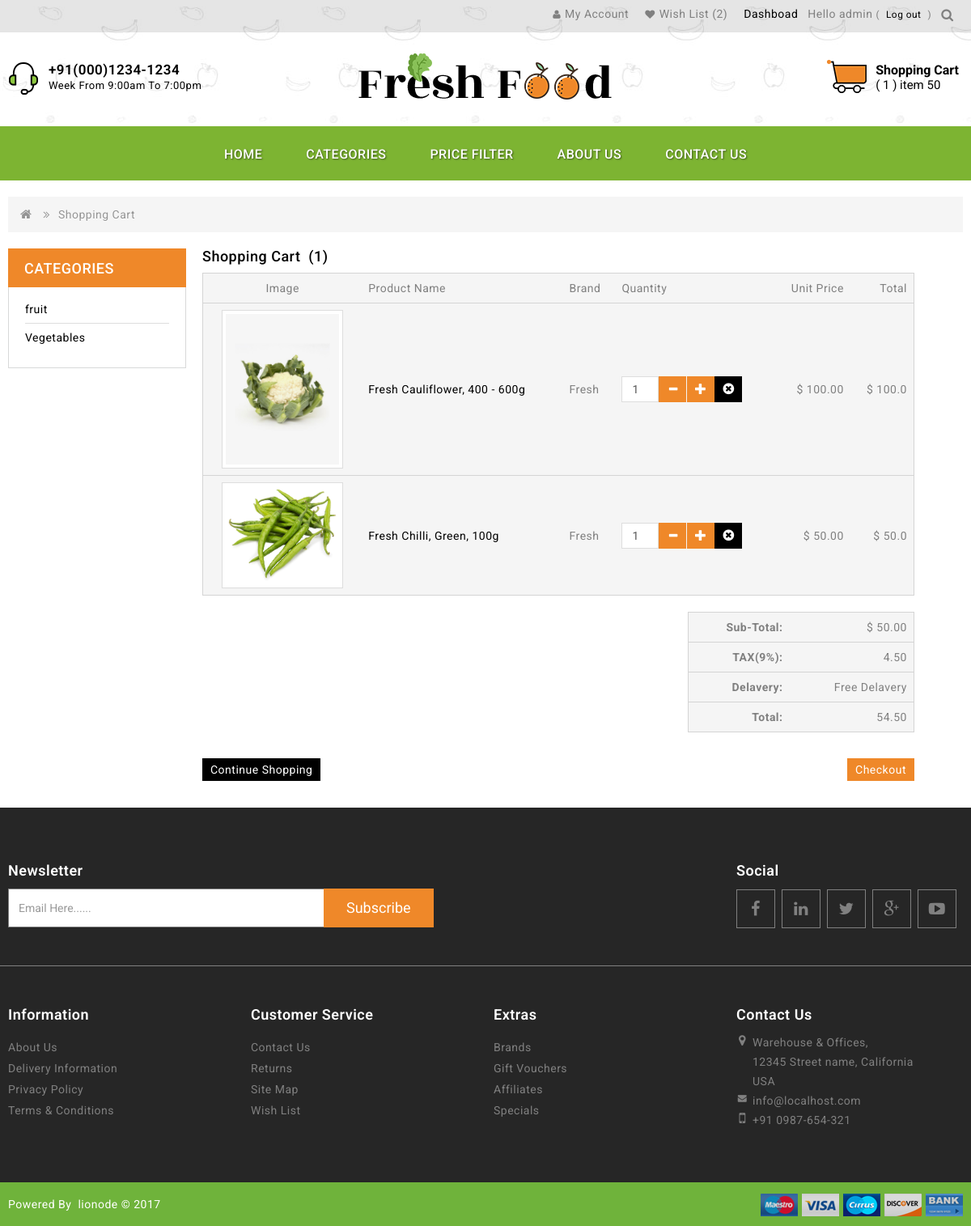
Screenshot of /cart/ (signed in) with the database file from the repository.
### blog/models.py (models this page shows, shortened)
class User(AbstractUser):
    first_name = models.CharField(max_length=30)
    last_name = models.CharField(max_length=30)
    email = models.EmailField(unique=True, null=False )
    username = models.CharField(max_length=30, unique=False)
    is_active = models.BooleanField( default=True)
    date_joined = models.DateTimeField(default=timezone.now)
    seller = models.BooleanField(default=False)
    USERNAME_FIELD = 'email'
    REQUIRED_FIELDS = ['username']

class Order(models.Model):
    orderitems  = models.ManyToManyField(Cart)
    user = models.ForeignKey(User, on_delete=models.CASCADE)
    ordered = models.BooleanField(default=False)
    created = models.DateTimeField(auto_now_add=True)
    paymentId = models.CharField(max_length=200, blank=True , null=True)
    orderId = models.CharField(max_length=200, blank=True, null=True)
    def get_totals(self):
        total = 0
        for order_item in self.orderitems.all():
            total += order_item.get_total()
        return total
    def get_delivery(self):
        for p in self.orderitems.all():
            d= p.quantity * p.item.delivery_charges
            return d
    def get_percentage(self):
        p = self.get_totals()*0.09
        return p
    def all_total(self):
        if self.get_delivery() >= 500 :
            return self.get_percentage()+self.get_totals()
        else :
            return self.get_percentage()+self.get_totals()+self.get_delivery()

class Cart(models.Model):
    user = models.ForeignKey(User, on_delete=models.CASCADE)
    item = models.ForeignKey(Product, on_delete=models.CASCADE)
    quantity = models.IntegerField(default=1)
    created = models.DateTimeField(auto_now_add=True)
    purchased = models.BooleanField(default=False)
    def get_total(self):
        total = self.item.price * self.quantity
        floattotal = float("{0:.2f}".format(total))
        return floattotal

class Product(models.Model):
    category = models.ForeignKey(subcategory, related_name='products', on_delete=models.CASCADE)
    name = models.CharField(max_length=100)
    slug = models.SlugField(max_length=100)
    description = RichTextUploadingField(blank=True)
    price = models.DecimalField(max_digits=10, decimal_places=2)
    available = models.BooleanField(default=True)
    stock = models.PositiveIntegerField()
    image = models.ImageField( upload_to='images/')
    created_at = models.DateTimeField(auto_now_add=True)
    updated_at = models.DateTimeField(auto_now=True)
    old_price = models.DecimalField(max_digits=10, decimal_places=2, null=True)
    brand_name = models.CharField(max_length=25, null=True)
    author = models.ForeignKey(User, on_delete=models.CASCADE)
    published = models.BooleanField(default=1)
    delivery_charges = models.PositiveIntegerField(default=0,blank=True)
    class Meta:
        ordering = ('name', )
        index_together = (('id', 'slug'),)
    def __str__(self):
        return self.name

class subcategory(models.Model):
    name = models.CharField(max_length=50, unique=True)
    slug = models.SlugField()

### blog/views.py (the view)
# urls.py: path('cart/', views.Cart_view, name='cart'),
@login_required
def Cart_view(request):
    user = request.user
    carts = Cart.objects.filter(user=user, purchased=False)
    orders = Order.objects.filter(user=user, ordered=False)
    if carts.exists():
        if orders.exists():
            order = orders[0]
            return render(request, 'blog/cart.html', {"carts": carts,
                                                        'order': order
                                                        })
        else:
            messages.warning(request, "You do not have any item in your Cart")
            return redirect("product")
    else:
        messages.warning(request, "You do not have any item in your Cart")
        return redirect("product")
    return render(request,'blog/cart.html',{'carts':carts})

### templates/blog/cart.html (shortened to what this page needs)
{% extends 'blog/base.html' %}
{% load cart_tag %}
{% block content %}
<div class="container">
  <ul class="breadcrumb">
    <li><a href="{% url 'product' %}"><i class="fa fa-home"></i></a></li>
    <li><a href="{% url 'cart' %}">Shopping Cart</a></li>
  </ul>
  <div class="row">
    <div id="column-left" class="col-sm-3 hidden-xs column-left">
      <div class="column-block">
        <div class="column-block">
          <div class="columnblock-title">Categories</div>
          <div class="category_block">
            <ul class="box-category treeview-list treeview">
            {% subcategory_list as dhar %}
            {% for p in dhar %}
            <li><a href="{% url 'order_cat' p.pk %}">{{p.name}}</a></li>
            {% endfor %}
            </ul>
          </div>
        </div>
      </div>
    </div>
    <div class="col-sm-9" id="content">
      <h1>Shopping Cart                &nbsp;({{request.user|cart_item_count }}) </h1>
      <form enctype="multipart/form-data" method="post" action="#">{% csrf_token %}
        <div class="table-responsive">
          <table class="table table-bordered">
            <thead>
              <tr>
                <td class="text-center">Image</td>
                <td class="text-left">Product Name</td>
                <td class="text-left">Brand</td>
                <td class="text-left">Quantity</td>
                <td class="text-right">Unit Price</td>
                <td class="text-right">Total</td>
              </tr>
            </thead>
            <tbody>
              {% for p in carts %}
              <tr>
                <td class="text-center"><a href="{% url 'product_detail' p.item.pk %}"><img height="150" width="150" class="img-thumbnail" title="women's clothing" alt="women's clothing" src="/media/{{p.item.image}}"></a></td>
                <td class="text-left"><a href="{% url 'product_detail' p.item.pk %}">{{p.item}}</a></td>
                <td class="text-left">{{p.item.brand_name}}</td>
                <td ><div style="max-width: 200px;" class="input-group btn-block">
                    <input type="text" class="form-control quantity " size="1" value={{p.quantity}} name="quantity">
                    <span class="input-group-btn">
                    <a href="{% url 'decreaseCart' p.item.pk %}"><button class="btn btn-primary" title="" data-toggle="tooltip" type="button" data-original-title="Update"><i class="glyphicon glyphicon-minus"></i></button></a>
                    <a href="{% url 'add_to_cart' p.item.pk %}"><button class="btn btn-primary" title="" data-toggle="tooltip" type="button" data-original-title="Update"><i class="glyphicon glyphicon-plus"></i></button></a>
                    <a href="{% url 'delete_cart' p.item.pk %}"><button  class="btn btn-danger" title="" data-toggle="tooltip" type="button" data-original-title="Remove"><i class="fa fa-times-circle"></i></button></a>
                    </span>
                  </div>
                </td>
                <td class="text-right">$ {{p.item.price}}</td>
                <td class="text-right">$ {{p.get_total}}</td>
              </tr>
              {% endfor %}
            </tbody>
          </table>
        </div>
      </form>
      <div class="row">
        <div class="col-sm-4 col-sm-offset-8">
          <table class="table table-bordered">
            <tbody>
              <tr>
                <td class="text-right"><strong>Sub-Total:</strong></td>
                <td class="text-right">$ {{ order.get_totals| floatformat:2 }}</td>
              </tr>
              <tr>
                <td class="text-right"><strong>TAX(9%):</strong></td>
                <td class="text-right">{{ order.get_percentage| floatformat:2 }}</td>
              </tr>
              <tr>
                <td class="text-right"><strong>Delavery:</strong></td>
                {% if order.get_delivery >= 500 %}
                <td class="text-right">Free Delavery</td>
                {% elif order.get_delivery == 0 %}
                <td class="text-right">Free Delavery</td>
                {% else %}
                <td class="text-right">{{ order.get_delivery|floatformat:2  }}</td>{% endif %}
              </tr>
              <tr>
                <td class="text-right"><strong>Total:</strong></td>
                <td class="text-right">{{ order.all_total| floatformat:2  }}</td>
              </tr>
            </tbody>
          </table>
        </div>
      </div>
      <div class="buttons">
        <div class="pull-left"><a class="btn btn-default" href="/">Continue Shopping</a></div>
        <div class="pull-right"><a class="btn btn-primary" href="{% url 'checkout' %}">Checkout</a></div>
      </div>
    </div>
  </div>
</div>
{% endblock %}

### templates/blog/base.html (shortened to what this page needs)
{% load static %}
{% load cart_tag %}
<!DOCTYPE html>
<html lang="en">
<head>
<link href="{% static 'bootstrap/css/bootstrap.min.css' %}" rel="stylesheet" media="screen" />
<link href="{% static 'font-awesome/css/font-awesome.min.css' %}" rel="stylesheet" type="text/css" />
<link href="{% static 'css/stylesheet.css' %}" rel="stylesheet">
<link href="{% static 'css/responsive.css' %}" rel="stylesheet">
<link href="{% static 'owl-carousel/owl.carousel.css' %}" type="text/css" rel="stylesheet" media="screen" />
<link href="{% static 'owl-carousel/owl.transitions.css' %}" type="text/css" rel="stylesheet" media="screen" />
</head>
<body>
<header>
  <div class="header-top">
    <div class="container">
      <div class="row">
        <div class="col-sm-12">
          <div class="top-right pull-right">
            <div id="top-links" class="nav pull-right">
              <ul class="list-inline">
                {% if user.is_authenticated %}
                <li class="dropdown"><a href="#" title="My Account" class="dropdown-toggle" data-toggle="dropdown"> <i class="fa fa-user"></i><span>My Account</span> </a>
                  {% endif %}
                </li>
                <li><a href="{% url 'wish_list' %}" id="wishlist-total" title="Wish List (0)"><i class="fa fa-heart"></i><span>Wish List</span><span> ({{request.user|wish_count}})</span></a></li>
                {% if request.user.seller %}
                <li class="top-menu"><a href="{% url 'product_list' %}">Dashboad</a></li>
                {% endif %}
                <li>
                {% if user.is_authenticated %}
                  <p class="top-menu">Hello {{ user.username }} <small>(<a href="{% url 'logout' %}">Log out</a>)</small></p>
                  {% else %}
                  <p class="top-menu"><small>(<a href="{% url 'login' %}">Login</a>)</small></p>
                  {% endif %}
                  </li>
              </ul>
              <div class="search-box">
                <form method="GET" action="{% url 'search' %}">
                          <button class="search-btn"><i class="fa fa-search"></i></button>
                          </form>
                        </div>
            </div>
          </div>
        </div>
      </div>
    </div>
  </div>
  <div class="container">
    <div class="header-inner">
      <div class="col-sm-4 col-xs-6 header-left">
        <div class="shipping">
          <div class="shipping-img"></div>
          <div class="shipping-text">+91(000)1234-1234<span class="shipping-detail">Week From 9:00am To 7:00pm</span></div>
        </div>
      </div>
      <div class="col-sm-4 col-xs-12 header-middle">
        <div class="header-middle-top">
          <div id="logo"> <a href="{% url 'product' %}"><img src="/static/image/logo.png" title="E-Commerce" alt="E-Commerce" class="img-responsive" /></a> </div>
        </div>
      </div>
      <div class="col-sm-4 col-xs-12 header-right">
        <div id="cart" class="btn-group btn-block">
          <button type="button" class="btn btn-inverse btn-block btn-lg dropdown-toggle cart-dropdown-button"> <span id="cart-total"><span class="cart-title"><a href="{% url 'cart' %} ">Shopping Cart</a></span><br>
          {% if request.user.is_authenticated %}
          ( {{ request.user|cart_item_count }} )
          {% else %}
          ( 0 )
          {% endif %}
        item
         {{ request.user|cash_total|floatformat:0 }}
           </span> </button>
        </div>
      </div>
    </div>
  </div>
</header>
<nav id="menu" class="navbar">
  <div class="nav-inner container">
    <div class="navbar-collapse">
      <ul class="main-navigation">
        <li><a href="{% url 'product' %}"   class="parent"  >Home</a> </li>
        <li><a href="#" class="active parent">Categories</a>
            {% subcategory_list as dhar %}
        </li>
         <li><a href="#" class="active parent">price filter</a>
        </li>
        <li><a href="#"   class="parent"  >About Us</a> </li>
        <li><a href="{% url 'contact' %}"   class="parent"  >Contact Us</a> </li>
      </ul>
    </div>
  </div>
</nav>
{% block content %}
{% endblock %}
<footer>
  <div class="container">
    <div class="row">
      <div class="footer-top-cms">
        <div class="col-sm-7">
          <div class="newslatter">
            <form>
              <h5>Newsletter</h5>
              <div class="input-group">
                <input type="text" class=" form-control" placeholder="Email Here......">
                <button type="submit" value="Sign up" class="btn btn-large btn-primary">Subscribe</button>
              </div>
            </form>
          </div>
        </div>
        <div class="col-sm-5">
          <div class="footer-social">
            <h5>Social</h5>
            <ul>
              <li class="facebook"><a href="#"><i class="fa fa-facebook"></i></a></li>
              <li class="linkedin"><a href="#"><i class="fa fa-linkedin"></i></a></li>
              <li class="twitter"><a href="#"><i class="fa fa-twitter"></i></a></li>
              <li class="gplus"><a href="#"><i class="fa fa-google-plus"></i></a></li>
              <li class="youtube"><a href="#"><i class="fa fa-youtube-play"></i></a></li>
            </ul>
          </div>
        </div>
      </div>
    </div>
    <div class="row">
      <div class="col-sm-3 footer-block">
        <h5 class="footer-title">Information</h5>
        <ul class="list-unstyled ul-wrapper">
          <li><a href="about-us.html">About Us</a></li>
          <li><a href="checkout.html">Delivery Information</a></li>
          <li><a href="#">Privacy Policy</a></li>
          <li><a href="#">Terms &amp; Conditions</a></li>
        </ul>
      </div>
      <div class="col-sm-3 footer-block">
        <h5 class="footer-title">Customer Service</h5>
        <ul class="list-unstyled ul-wrapper">
          <li><a href="contact.html">Contact Us</a></li>
          <li><a href="#">Returns</a></li>
          <li><a href="#">Site Map</a></li>
          <li><a href="#">Wish List</a></li>
        </ul>
      </div>
      <div class="col-sm-3 footer-block">
        <h5 class="footer-title">Extras</h5>
        <ul class="list-unstyled ul-wrapper">
          <li><a href="#">Brands</a></li>
          <li><a href="gift.html">Gift Vouchers</a></li>
          <li><a href="affiliate.html">Affiliates</a></li>
          <li><a href="#">Specials</a></li>
        </ul>
      </div>
      <div class="col-sm-3 footer-block">
        <div class="content_footercms_right">
          <div class="footer-contact">
            <h5 class="contact-title footer-title">Contact Us</h5>
            <ul class="ul-wrapper">
              <li><i class="fa fa-map-marker"></i><span class="location2"> Warehouse & Offices,<br>
                12345 Street name, California<br>
                USA</span></li>
              <li><i class="fa fa-envelope"></i><span class="mail2"><a href="#">info@localhost.com</a></span></li>
              <li><i class="fa fa-mobile"></i><span class="phone2">+91 0987-654-321</span></li>
            </ul>
          </div>
        </div>
      </div>
    </div>
  </div>
  <a id="scrollup">Scroll</a> </footer>
<div class="footer-bottom">
  <div class="container">
    <div class="copyright">Powered By &nbsp;<a class="yourstore" href="http://www.lionode.com/">lionode &copy; 2017 </a> </div>
    <div class="footer-bottom-cms">
      <div class="footer-payment">
        <ul>
          <li class="mastero"><a href="#"><img alt="" src="/static/image/payment/mastero.jpg"></a></li>
          <li class="visa"><a href="#"><img alt="" src="/static/image/payment/visa.jpg"></a></li>
          <li class="currus"><a href="#"><img alt="" src="/static/image/payment/currus.jpg"></a></li>
          <li class="discover"><a href="#"><img alt="" src="/static/image/payment/discover.jpg"></a></li>
          <li class="bank"><a href="#"><img alt="" src="/static/image/payment/bank.jpg"></a></li>
        </ul>
      </div>
    </div>
  </div>
</div>
</body>
</html>

### rows the page displays
User: user|wish_count "2", username "admin", user|cart_item_count "1", user|cash_total "50"
subcategory: name "fruit"
subcategory: name "Vegetables"
Cart: item.image (picture), item "Fresh Cauliflower, 400 - 600g", item.brand_name "Fresh", quantity "1", item.price "100.00", get_total "100.0"
Cart: item.image (picture), item "Fresh Chilli, Green, 100g", item.brand_name "Fresh", quantity "1", item.price "50.00", get_total "50.0"
Order: get_totals "50.00", get_percentage "4.50", all_total "54.50"
